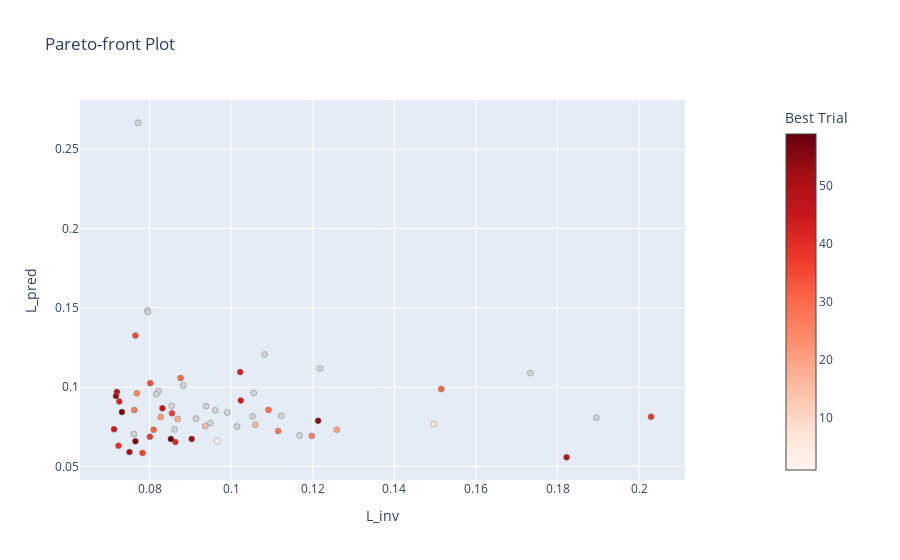

The code cell stored with this chart in its notebook:
### Code cell
import joblib
import optuna
from plotly.io import show

# load your study
study = joblib.load("./saved_network/optuna_study.pkl")

# make the basic 2D Pareto front
fig2d = optuna.visualization.plot_pareto_front(
    study,
    targets=lambda t: (t.values[0], t.values[2]),
    target_names=["L_inv", "L_pred"]
)

# Trace 0 is the dominated trials; Trace 1 is the Pareto‐front
dominated = fig2d.data[0]
pareto     = fig2d.data[1]

# 1) hide the colorbar for the dominated‐trial trace
dominated.marker.showscale = False
# 2) force them to all use one color instead of a gradient
dominated.marker.color = "lightgray"

# (optional) if you wanted to tweak the Pareto‐front colorbar look:
# pareto.marker.colorbar.title = "your title"

fig2d.show()
